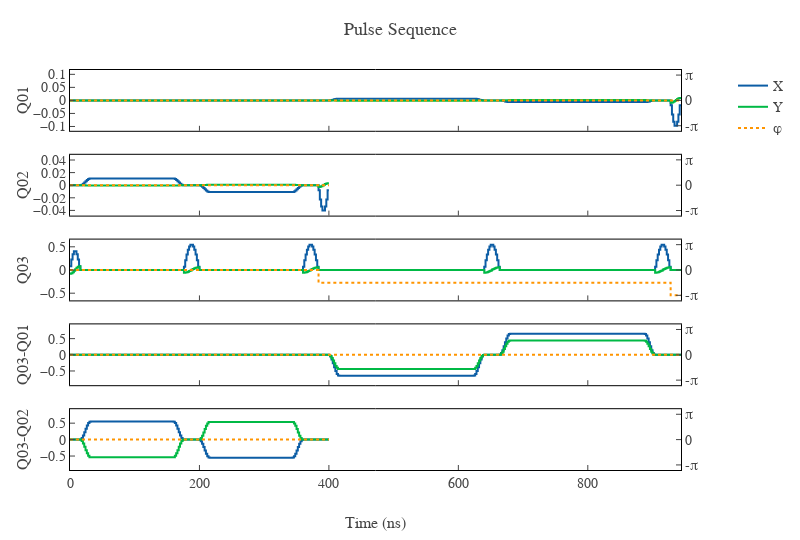

Notebook cell for this chart:
### Code cell
qubex_circuit.plot()

### Figure 1 — Plotly figure (JSON) as saved in the notebook; plotly's stock layout.template omitted (floating-point values rounded to 4 significant figures; data arrays with more than 128 entries replaced by an {"elided": "..."} marker saying what was removed)
{"data": [{"line": {"color": "#0C5DA5", "shape": "hv"}, "mode": "lines", "name": "X", "showlegend": true, "type": "scatter", "x": {"elided": "473 int values"}, "xaxis": "x", "y": {"elided": "473 float values"}, "yaxis": "y"}, {"line": {"color": "#00B945", "shape": "hv"}, "mode": "lines", "name": "Y", "showlegend": true, "type": "scatter", "x": {"elided": "473 int values"}, "xaxis": "x", "y": {"elided": "473 float values"}, "yaxis": "y"}, {"line": {"color": "#FF9500", "dash": "dot", "shape": "hv"}, "mode": "lines", "name": "φ", "showlegend": true, "type": "scatter", "x": {"elided": "473 int values"}, "xaxis": "x", "y": {"elided": "473 int values"}, "yaxis": "y2"}, {"line": {"color": "#0C5DA5", "shape": "hv"}, "mode": "lines", "name": "X", "showlegend": false, "type": "scatter", "x": {"elided": "201 int values"}, "xaxis": "x2", "y": {"elided": "201 float values"}, "yaxis": "y3"}, {"line": {"color": "#00B945", "shape": "hv"}, "mode": "lines", "name": "Y", "showlegend": false, "type": "scatter", "x": {"elided": "201 int values"}, "xaxis": "x2", "y": {"elided": "201 float values"}, "yaxis": "y3"}, {"line": {"color": "#FF9500", "dash": "dot", "shape": "hv"}, "mode": "lines", "name": "φ", "showlegend": false, "type": "scatter", "x": {"elided": "201 int values"}, "xaxis": "x2", "y": {"elided": "201 int values"}, "yaxis": "y4"}, {"line": {"color": "#0C5DA5", "shape": "hv"}, "mode": "lines", "name": "X", "showlegend": false, "type": "scatter", "x": {"elided": "473 int values"}, "xaxis": "x3", "y": {"elided": "473 float values"}, "yaxis": "y5"}, {"line": {"color": "#00B945", "shape": "hv"}, "mode": "lines", "name": "Y", "showlegend": false, "type": "scatter", "x": {"elided": "473 int values"}, "xaxis": "x3", "y": {"elided": "473 float values"}, "yaxis": "y5"}, {"line": {"color": "#FF9500", "dash": "dot", "shape": "hv"}, "mode": "lines", "name": "φ", "showlegend": false, "type": "scatter", "x": {"elided": "473 int values"}, "xaxis": "x3", "y": {"elided": "473 float values"}, "yaxis": "y6"}, {"line": {"color": "#0C5DA5", "shape": "hv"}, "mode": "lines", "name": "X", "showlegend": false, "type": "scatter", "x": {"elided": "473 int values"}, "xaxis": "x4", "y": {"elided": "473 float values"}, "yaxis": "y7"}, {"line": {"color": "#00B945", "shape": "hv"}, "mode": "lines", "name": "Y", "showlegend": false, "type": "scatter", "x": {"elided": "473 int values"}, "xaxis": "x4", "y": {"elided": "473 float values"}, "yaxis": "y7"}, {"line": {"color": "#FF9500", "dash": "dot", "shape": "hv"}, "mode": "lines", "name": "φ", "showlegend": false, "type": "scatter", "x": {"elided": "473 int values"}, "xaxis": "x4", "y": {"elided": "473 int values"}, "yaxis": "y8"}, {"line": {"color": "#0C5DA5", "shape": "hv"}, "mode": "lines", "name": "X", "showlegend": false, "type": "scatter", "x": {"elided": "201 int values"}, "xaxis": "x5", "y": {"elided": "201 float values"}, "yaxis": "y9"}, {"line": {"color": "#00B945", "shape": "hv"}, "mode": "lines", "name": "Y", "showlegend": false, "type": "scatter", "x": {"elided": "201 int values"}, "xaxis": "x5", "y": {"elided": "201 float values"}, "yaxis": "y9"}, {"line": {"color": "#FF9500", "dash": "dot", "shape": "hv"}, "mode": "lines", "name": "φ", "showlegend": false, "type": "scatter", "x": {"elided": "201 int values"}, "xaxis": "x5", "y": {"elided": "201 int values"}, "yaxis": "y10"}], "layout": {"height": 540, "title": {"text": "Pulse Sequence"}, "width": 800, "xaxis": {"anchor": "y", "domain": [0, 0.94], "matches": "x5", "showticklabels": false}, "xaxis2": {"anchor": "y3", "domain": [0, 0.94], "matches": "x5", "showticklabels": false}, "xaxis3": {"anchor": "y5", "domain": [0, 0.94], "matches": "x5", "showticklabels": false}, "xaxis4": {"anchor": "y7", "domain": [0, 0.94], "matches": "x5", "showticklabels": false}, "xaxis5": {"anchor": "y9", "domain": [0, 0.94], "title": {"text": "Time (ns)"}}, "yaxis": {"anchor": "x", "domain": [0.848, 1], "range": [-0.1166, 0.1166], "title": {"text": "Q01"}}, "yaxis10": {"anchor": "x5", "overlaying": "y9", "range": [-3.77, 3.77], "side": "right", "ticktext": ["-π", "0", "π"], "tickvals": [-3.142, 0, 3.142]}, "yaxis2": {"anchor": "x", "overlaying": "y", "range": [-3.77, 3.77], "side": "right", "ticktext": ["-π", "0", "π"], "tickvals": [-3.142, 0, 3.142]}, "yaxis3": {"anchor": "x2", "domain": [0.636, 0.788], "range": [-0.04826, 0.04826], "title": {"text": "Q02"}}, "yaxis4": {"anchor": "x2", "overlaying": "y3", "range": [-3.77, 3.77], "side": "right", "ticktext": ["-π", "0", "π"], "tickvals": [-3.142, 0, 3.142]}, "yaxis5": {"anchor": "x3", "domain": [0.424, 0.576], "range": [-0.6551, 0.6551], "title": {"text": "Q03"}}, "yaxis6": {"anchor": "x3", "overlaying": "y5", "range": [-3.77, 3.77], "side": "right", "ticktext": ["-π", "0", "π"], "tickvals": [-3.142, 0, 3.142]}, "yaxis7": {"anchor": "x4", "domain": [0.212, 0.364], "range": [-0.9401, 0.9401], "title": {"text": "Q03-Q01"}}, "yaxis8": {"anchor": "x4", "overlaying": "y7", "range": [-3.77, 3.77], "side": "right", "ticktext": ["-π", "0", "π"], "tickvals": [-3.142, 0, 3.142]}, "yaxis9": {"anchor": "x5", "domain": [0, 0.152], "range": [-0.9245, 0.9245], "title": {"text": "Q03-Q02"}}}}
